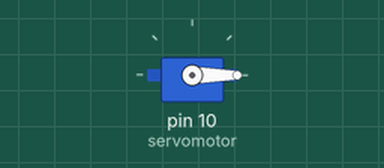
A sketch run on a simulated Arduino Uno, built with avr-gcc and run on an emulated ATmega328P. On the bench: servo.

Above: at 0.05 s.
At 2.75 s:
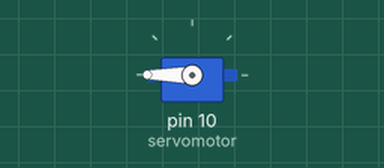
At 5.45 s:
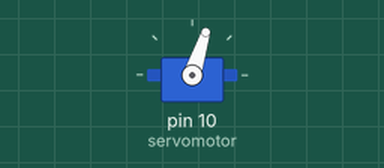
At 10.9 s:
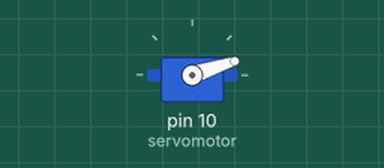
Timing chart, 0 to 14.6 s (numbered marks = the images above):
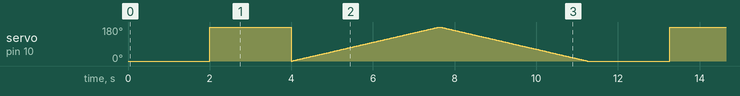

The sketch:

Servomotor.ino
```cpp
#include <Servo.h>

Servo servomotor;

int posicion = 0;
void setup() {
  servomotor.attach(10);
}

void loop() {
  servomotor.write(0);
  delay(2000);
  servomotor.write(180);
  delay(2000);

 for(int i = 0;i<=180;i++){
    servomotor.write(i);
    delay(20);
    }
  for(int i = 180; i>=0;i--){
    servomotor.write(i);
    delay(20);
    }
}
```

Measured:
- by itself, servo on pin 10 (servomotor): moves between 0° and 180°, repeating every 11.3 s
